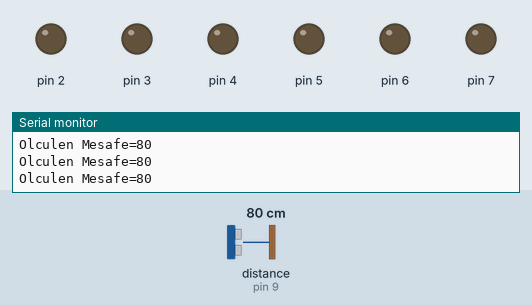
This sketch was run on a simulated Arduino Uno, built with avr-gcc and run on an emulated ATmega328P. Shown: output pins drawn as LEDs (lit = HIGH), the last lines printed to the serial monitor. Wiring (inferred from the names in the program): ultrasonic range finder: trigger pin 8; echo pin 9. The inputs (shaded band) are chosen by the test bench; at power-on: distance to the obstacle (sensor on pin 9) 80 cm. The echo pulse lasts 58.3 µs per cm; pins used as bus, display or sensor lines are not drawn.

Above: at 1.2 s.
1.3 s: distance to the obstacle (sensor on pin 9) set to 2 cm
At 1.7 s:
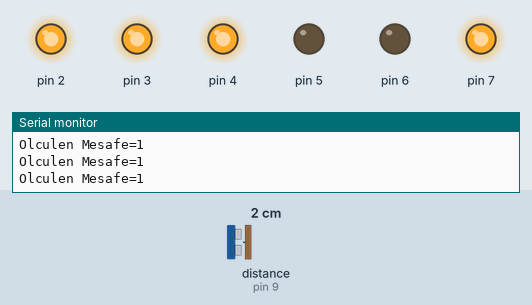
2.8 s: distance to the obstacle (sensor on pin 9) set to 9 cm
5.8 s: distance to the obstacle (sensor on pin 9) set to 12 cm
At 6.9 s:
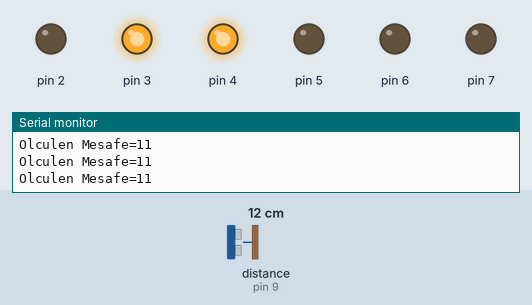
7.3 s: distance to the obstacle (sensor on pin 9) set to 18 cm
8.8 s: distance to the obstacle (sensor on pin 9) set to 23 cm
At 9.3 s:
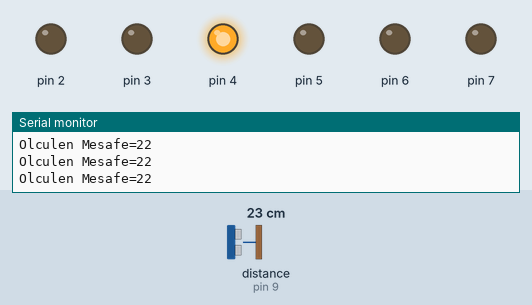
10.3 s: distance to the obstacle (sensor on pin 9) set to 34 cm
At 11.0 s:
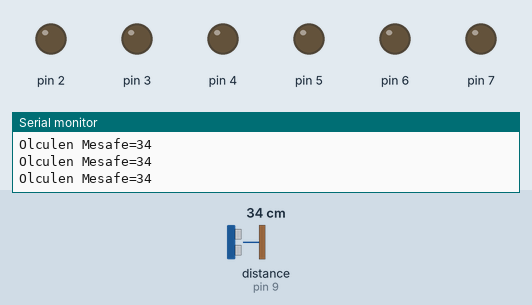
Timing chart, 0 to 13.3 s (numbered marks = the images above; inputs shaded):
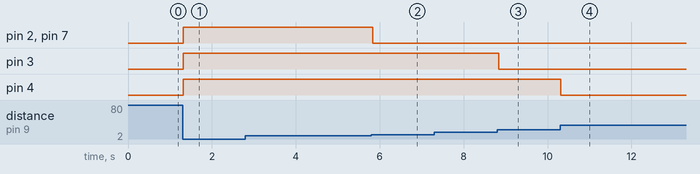

Measured:
- the behaviour switches between 10 and 11 cm on distance to the obstacle (sensor on pin 9) (found by bisection; images 1 and 2)
- the behaviour switches between 20 and 21 cm on distance to the obstacle (sensor on pin 9) (found by bisection; images 2 and 3)
- the behaviour switches between 29 and 30 cm on distance to the obstacle (sensor on pin 9) (found by bisection; images 3 and 4)
- after the input at 1.3 s, pin 2–4, pin 7: LOW → HIGH at once
- after the input at 5.8 s, pin 2, pin 7: HIGH → LOW at once
- after the input at 8.8 s, pin 3: HIGH → LOW at once
- after the input at 10.3 s, pin 4: HIGH → LOW at once

The sketch:

sketch_apr29c.ino
```cpp
void setup() {
Serial.begin(9600);
pinMode(8,OUTPUT);//Trig
pinMode(9,INPUT); //Echo
for (int i=2;i<=7;i++) pinMode(i,OUTPUT);
}

void loop() {
digitalWrite(8,1);
delay(1);
digitalWrite(8,0);
int sure=pulseIn(9,1);
int mesafe=(sure/2)/28.97;
Serial.print("Olculen Mesafe=");
Serial.println(mesafe);
delay(1);
if(mesafe<10) digitalWrite(7,1); else digitalWrite(7,0);
if(mesafe>=10) digitalWrite(2,0); else digitalWrite(2,1);
if(mesafe>=20) digitalWrite(3,0); else digitalWrite(3,1);
if(mesafe>=30) digitalWrite(4,0); else digitalWrite(4,1);

}
```
